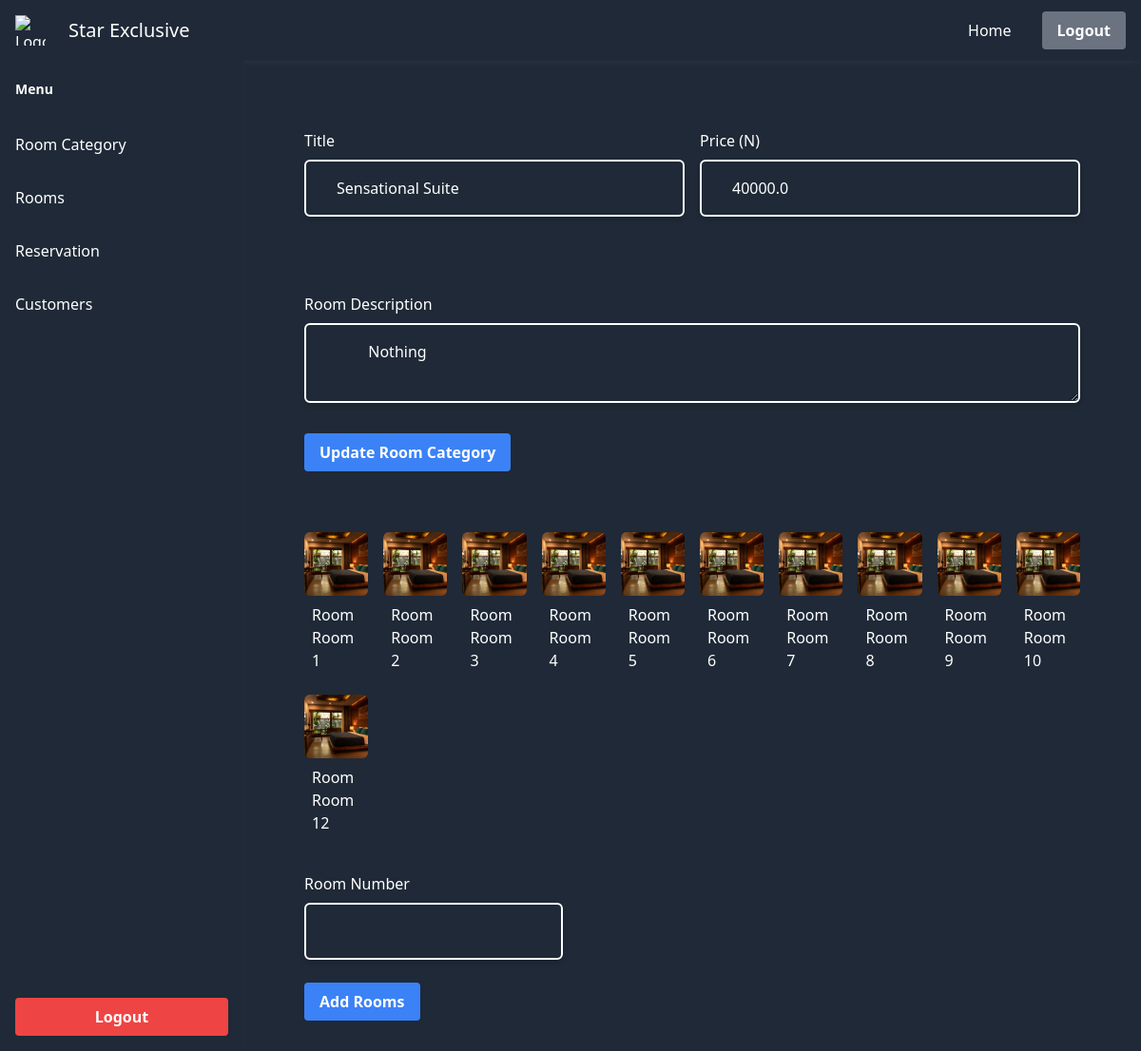
The page /categories/1/ on the database its author committed.
### management/models.py (models this page shows, shortened)
class RoomCategory(models.Model):
    price = models.FloatField()
    title = models.CharField(max_length=255)
    description = models.TextField(blank=True)
    cover = models.FileField(blank=True, upload_to="rooms")

class Room(models.Model):
    number = models.CharField(max_length=14, blank=True)
    category = models.ForeignKey(
        RoomCategory, related_name="rooms", on_delete=models.CASCADE
    )
    description = models.TextField(blank=True, null=True)
    unique = models.BooleanField(default=False)
    addon = models.JSONField(blank=True, default=dict)
    def __str__(self):
        if self.number:
            return f"Room {self.number}"
        return f"Room {self.pk}"

### hsr_admin/views.py (the view, shortened to what this page needs)
# urls.py: path("categories/<int:pk>/", views.view_category, name="view_category"),
def view_category(request: HttpRequest, pk):
    try:
        category = RoomCategory.objects.get(pk=pk)
        return render(
            request,
            "hsr_admin/view_category.html",
            {
                "rooms": category.rooms.all(),
                "category": category,
            },
        )
    except Room.DoesNotExist:
        return redirect("hsr_admin:category_list")

### hsr_admin/custom_filters.py (called while the page is built)
@register.filter
def get(d, key):
    return dict(d).get(key, "")

### hsr_admin/templates/hsr_admin/view_category.html (shortened to what this page needs)
{% extends 'hsr_admin/base.html' %}
{% block body %}
<form action="" method="post">
    <div class="px-6 lg:px-16 flex flex-col space-y-8">
        <div class="flex flex-col lg:flex-row justify-center lg:space-x-4 my-4">
            <div class="flex flex-col w-full">
                <label class="pt-8 mb-2 block" for="">Title</label>
                <input
                    class="bg-transparent border-white w-full shadow-md px-8 py-4 outline-none border-2 border-black/40 rounded-md hover:border-indigo-600"
                     name="title" value="{{category.title}}" />
            </div>
            <div class="flex flex-col w-full">
                <label class="pt-8 mb-2 block" for="">Price (N)</label>
                <input
                    class="bg-transparent border-white w-full shadow-md px-8 py-4 outline-none border-2 border-black/40 rounded-md hover:border-indigo-600"
                     name="price" type="number" value="{{category.price}}" />
            </div>
        </div>
        <div class="flex flex-col">
            <label class="pt-8 mb-2 block" for="">Room Description</label>
            <textarea
            class="bg-transparent border-white w-full shadow-md px-8 py-4 outline-none border-2 border-black/40 rounded-md hover:border-indigo-600"
            name="description">
        {{category.description}}
    </textarea>
        </div>
        <div class="mb-6 block">
            <button class="bg-blue-500 hover:bg-blue-600 text-white font-semibold py-2 px-4 rounded">
                Update Room Category
            </button>
        </div>
    </div>
</form>
<div
  class="pt-16 px-4 lg:px-16 grid grid-cols-3 md:grid-cols-6 lg:grid-cols-10 gap-4"
>
  {% for room in rooms %}
  <a
  href="{% url 'hsr_admin:view_room' room.pk %}"
    room-id="{{room.id}}"
    room-category="{{room.category.id}}"
    class="room_item w-full {{colors|get:room.category.pk}} rounded-md"
  >
    <div
      class="relative overflow-hidden w-full aspect-square flex items-end justify-center py-4 px-1 rounded-md"
    >
      <img
        src="{{room.category.cover.url}}"
        class="absolute top-0 left-0 h-full w-full object-cover"
        alt=""
      />
    </div>
    <span class="block p-2">{{room}}</span>
</a>
  {% endfor %}
</div>
<form action="" method="PUT">
    <div class="flex flex-col space-y-6 p-8 lg:px-16">
        <div class="flex flex-col w-full lg:w-1/3">
            <label class="mb-2 block" for="">Room Number</label>
            <input
                class="bg-transparent border-white w-full shadow-md px-8 py-4 outline-none border-2 border-black/40 rounded-md hover:border-indigo-600"
                 name="count" />
        </div>
        <div class=" block shrink-0">
            <button class="bg-blue-500 hover:bg-blue-600 text-white font-semibold py-2 px-4 rounded">
                Add Rooms
            </button>
        </div>
    </div>
</form>
{% endblock body %}

### rows shown on the page
RoomCategory: title "Sensational Suite", price "40000.0", description "Nothing"
Room: category.cover (picture), number "Room Room 1"
Room: category.cover (picture), number "Room Room 2"
Room: category.cover (picture), number "Room Room 3"
Room: category.cover (picture), number "Room Room 4"
Room: category.cover (picture), number "Room Room 5"
Room: category.cover (picture), number "Room Room 6"
Room: category.cover (picture), number "Room Room 7"
Room: category.cover (picture), number "Room Room 8"
Room: category.cover (picture), number "Room Room 9"
Room: category.cover (picture), number "Room Room 10"
Room: category.cover (picture), number "Room Room 12"
